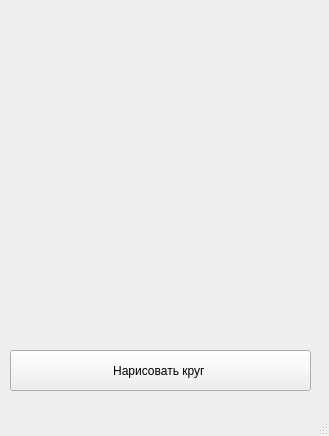
<?xml version="1.0" encoding="UTF-8"?>
<ui version="4.0">
 <class>MainWindow</class>
 <widget class="QMainWindow" name="MainWindow">
  <property name="geometry">
   <rect>
    <x>0</x>
    <y>0</y>
    <width>329</width>
    <height>436</height>
   </rect>
  </property>
  <property name="windowTitle">
   <string>MainWindow</string>
  </property>
  <widget class="QWidget" name="centralwidget">
   <widget class="QPushButton" name="pushButton">
    <property name="geometry">
     <rect>
      <x>10</x>
      <y>350</y>
      <width>301</width>
      <height>41</height>
     </rect>
    </property>
    <property name="text">
     <string>Нарисовать круг </string>
    </property>
   </widget>
  </widget>
  <widget class="QMenuBar" name="menubar">
   <property name="geometry">
    <rect>
     <x>0</x>
     <y>0</y>
     <width>329</width>
     <height>23</height>
    </rect>
   </property>
  </widget>
  <widget class="QStatusBar" name="statusbar"/>
 </widget>
 <resources/>
 <connections/>
</ui>
